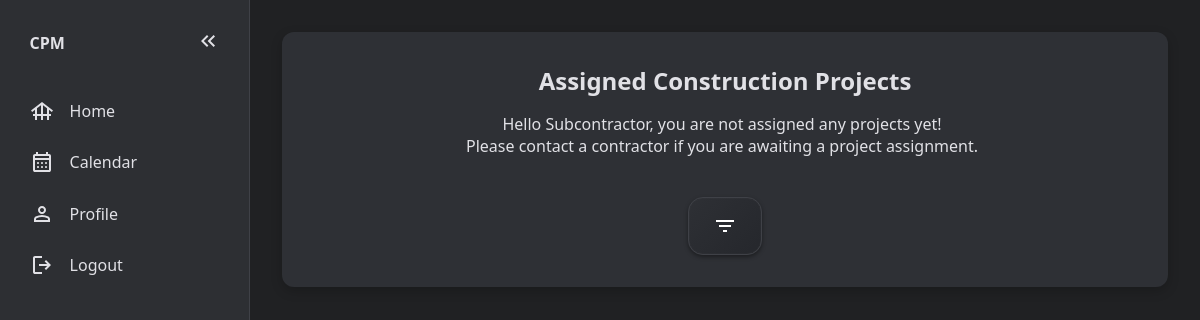
The app's page /home (signed in), older data.
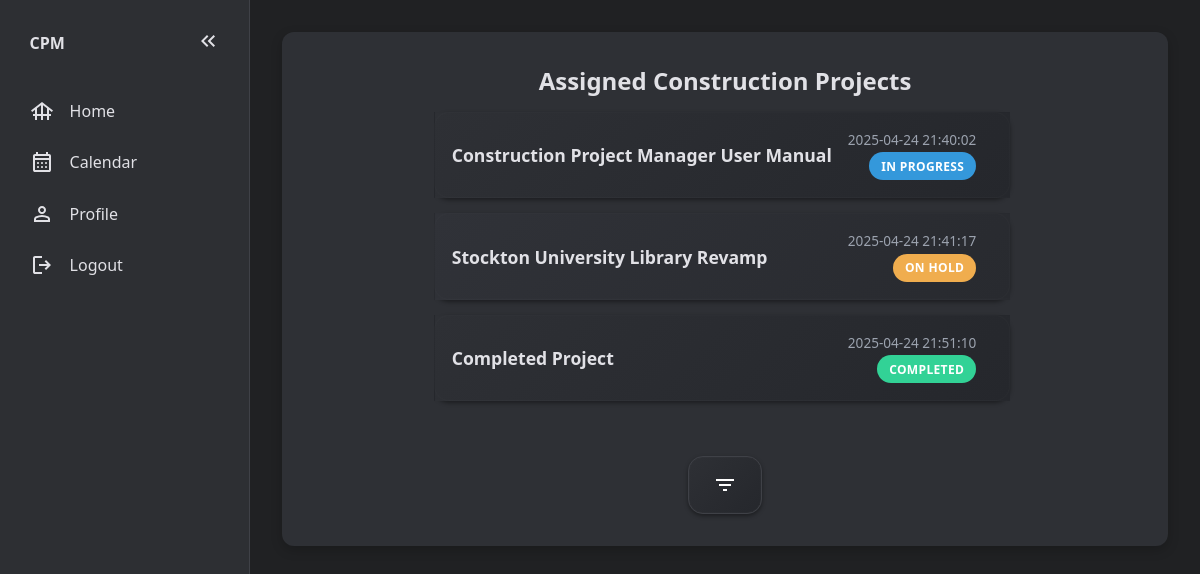
The same page, newer data.
### website/models.py (models this page shows)
class User(db.Model, UserMixin): # Define schema, the columns
    id = db.Column(db.Integer, primary_key=True)
    email = db.Column(db.String(150), unique=True) # No user can have the same email as another
    password = db.Column(db.String(150))
    first_name = db.Column(db.String(150))
    role = db.Column(db.String(150))
    projects = db.relationship('Project') # Tells Flask and sqlAlchemy to do their magic, and when creating a project,
    messages_sent = db.relationship('Message', foreign_keys='Message.sender_id', backref='sender', lazy=True)
    messages_received = db.relationship('Message', foreign_keys='Message.receiver_id', backref='receiver', lazy=True)

class Project(db.Model): # Database model: An object blueprint/layout that will be stored in the database
    id = db.Column(db.Integer, primary_key=True)
    project_name = db.Column(db.String(70))
    date = db.Column(db.DateTime(timezone=True), default=func.now()) # Gets current date and time
    progress = db.Column(Enum('Not Yet Started', 'On Hold', 'In Progress', 'Completed', 'Canceled', name='progress_status'), nullable=False, default='Not Yet Started') # Project's Progress: Not Yet Started (Blue) | On Hold (Orange) | In Progress (Yellow) | Completed (Green) | Canceled (Red)
    deadline = db.Column(db.Date, nullable=True) # Project Deadline
    user_id = db.Column(db.Integer, db.ForeignKey('user.id')) # 1-to-many relationship
    address= db.Column(db.String(255), nullable = True)
    subcontractors = db.relationship('Assignment', back_populates='project') #many to many relation
    tasks = db.relationship('Task', backref='project', lazy='dynamic') # 1-to-many relationship
    files = db.relationship('File', back_populates='project')
    pass

### website/views.py (the view, shortened to what this page needs)
@views.route('/home', methods=['GET', 'POST'])
@login_required
def home():
    if current_user.role == "contractor": # Goes to contractor page
        return render_template("home.html", user=current_user)
    elif current_user.role == "subcontractor":
        subcontractor = Subcontractor.query.filter_by(email=current_user.email).first()
        assignments = Assignment.query.filter_by(subcontractor_id=subcontractor.id).all()
        assigned_projects = db.session.query(Assignment.project_id).filter_by(subcontractor_id=subcontractor.id).all()
        project_ids = [project[0] for project in assigned_projects]
        projects = db.session.query(Project).filter(Project.id.in_(project_ids)).all()
        return render_template("homeSub.html", user=current_user, assignments=assignments, projects=projects)
    else:
        return "Unauthorized", 403

### website/context_processors.py (called while the page is built)
def unread_message_count():
    if current_user.is_authenticated:
        return Message.query.filter_by(receiver_id=current_user.id, is_read=False).count()
    return 0

### website/templates/homeSub.html (shortened to what this page needs)
{% extends 'base.html' %}
{% block content %}
<section class="main-content-section" id="project-section">
  <section id="project-header">
    <h2>Assigned Construction Projects</h2>
  </section>
  <div class="table-wrapper">
    <table>
      {% if not projects %}
      <p id="no-projects">
        Hello {{user.first_name}}, you are not assigned any projects yet!<br />Please
        contact a contractor if you are awaiting a project assignment.
      </p>
      {% else %} {% for project in projects %}
      <tr class="project-row" data-status="{{ project.progress }}">
        <td>
          <a
            id="project-link"
            href="{{ url_for('views.view_project', project_id=project.id)}}"
          >
            {{ project.project_name }}
          </a>
          <div class="project-details">
            <p class="date">{{ project.date }}</p>
            <p id="project-status">
              {% if project.progress == "Not Yet Started" %}
              <span class="status-text not-started">Not Yet Started</span>
              {% elif project.progress == "On Hold" %}
              <span class="status-text on-hold">On Hold</span>
              {% elif project.progress == "In Progress" %}
              <span class="status-text in-progress">In Progress</span>
              {% elif project.progress == "Completed" %}
              <span class="status-text completed">Completed</span>
              {% elif project.progress == "Canceled" %}
              <span class="status-text canceled">Canceled</span>
              {% else %}
              <span class="status-text">Unknown Status</span>
              {% endif %}
            </p>
          </div>
        </td>
      </tr>
      {% endfor %} {% endif %}
    </table>
  </div>
  <form method="POST" id="project-form">
    <div class="filter-wrapper">
      <svg
        xmlns="http://www.w3.org/2000/svg"
        height="24px"
        viewBox="0 -960 960 960"
        width="24px"
        id="filter-projects"
        onclick="toggleFilter()"
      >
        <path
          d="M400-240v-80h160v80H400ZM240-440v-80h480v80H240ZM120-640v-80h720v80H120Z"
        />
      </svg>
    </div>
  </form>
</section>
{% endblock %}

Row changes from the older to the newer data that the page shows:
no longer on this page (row unchanged): User: first_name "Subcontractor"
added Project: project_name "Construction Project Manager User Manual", date "2025-04-24 21:40:02", progress "IN PROGRESS"
added Project: project_name "Stockton University Library Revamp", date "2025-04-24 21:41:17", progress "ON HOLD"
added Project: project_name "Completed Project", date "2025-04-24 21:51:10", progress "COMPLETED"
Text that changed along with them:
text no longer shown: "Hello , you are not assigned any projects yet! Please contact a contractor if you are awaiting a project assignment."
